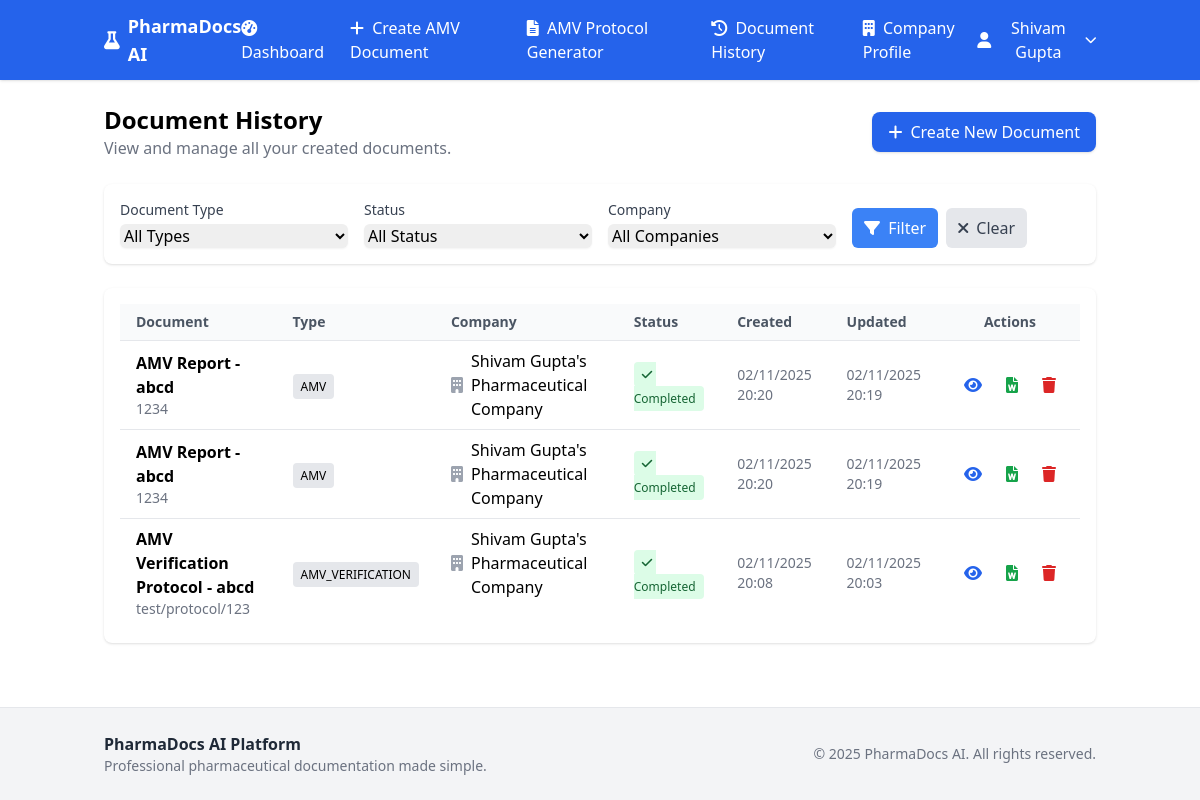
Page /dashboard/documents (signed in) on the earlier database version.
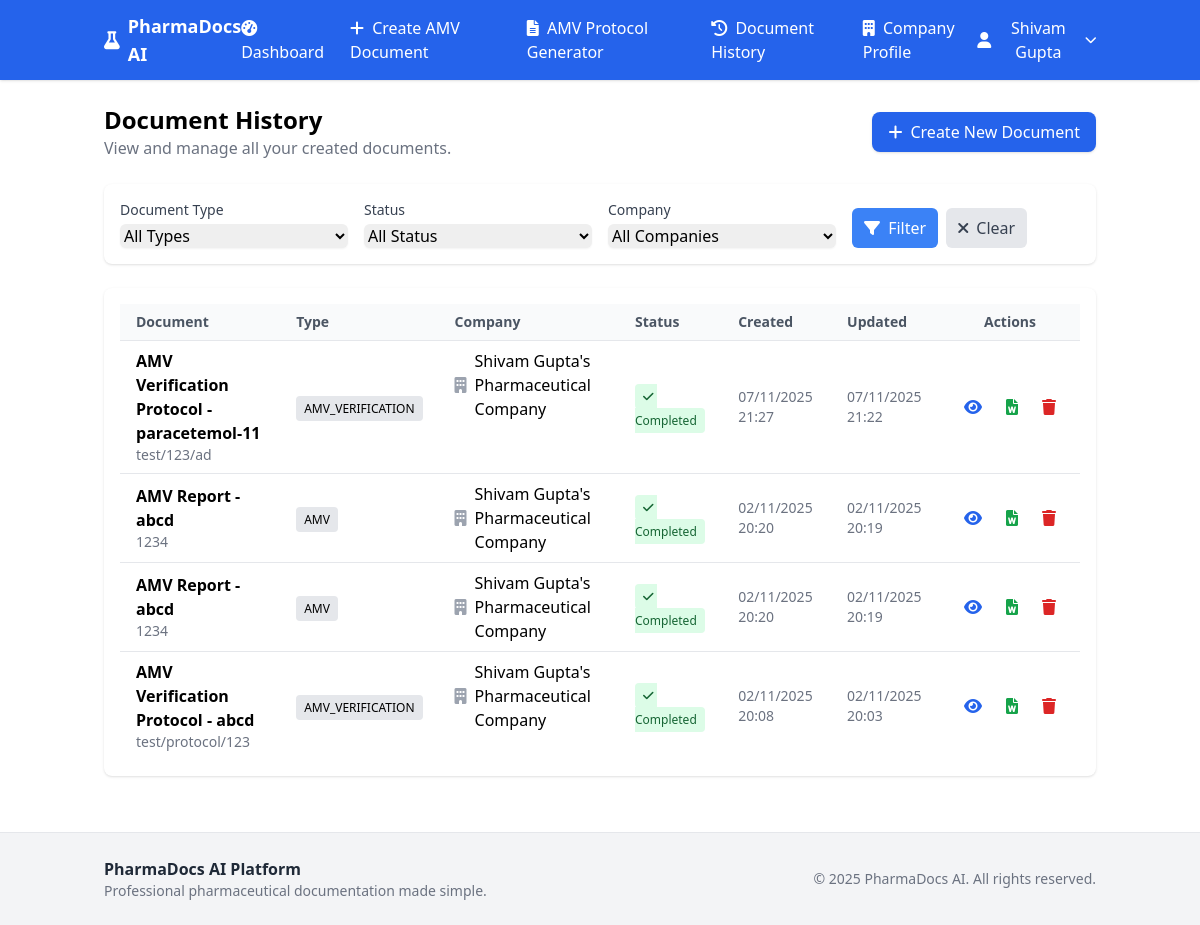
Same page on the later database version.
### models.py (models this page shows, shortened)
class User(db.Model):
    __tablename__ = 'users'
    id: Mapped[int] = mapped_column(Integer, primary_key=True)
    firebase_uid: Mapped[str] = mapped_column(String(128), unique=True, nullable=False)
    email: Mapped[str] = mapped_column(String(120), unique=True, nullable=False)
    name: Mapped[str] = mapped_column(String(100), nullable=False)
    is_admin: Mapped[bool] = mapped_column(Boolean, default=False)
    created_at: Mapped[datetime] = mapped_column(DateTime, default=datetime.now)
    last_login: Mapped[datetime] = mapped_column(DateTime, nullable=True)
    password_hash: Mapped[str] = mapped_column(String(255), nullable=True, default="")
    companies: Mapped[List["Company"]] = relationship("Company", back_populates="user")
    documents: Mapped[List["Document"]] = relationship("Document", back_populates="user")
    activity_logs: Mapped[List["ActivityLog"]] = relationship("ActivityLog", back_populates="user")

class Document(db.Model):
    __tablename__ = 'documents'
    id: Mapped[int] = mapped_column(Integer, primary_key=True)
    user_id: Mapped[int] = mapped_column(Integer, ForeignKey('users.id'), nullable=False)
    company_id: Mapped[int] = mapped_column(Integer, ForeignKey('companies.id'), nullable=False)
    document_type: Mapped[str] = mapped_column(String(50), nullable=False)  # AMV, PV, Stability, etc.
    document_number: Mapped[str] = mapped_column(String(100), nullable=True)
    title: Mapped[str] = mapped_column(String(300), nullable=False)
    status: Mapped[str] = mapped_column(String(20), default='draft')  # draft, generated, completed
    stp_file_url: Mapped[str] = mapped_column(String(500), nullable=True)
    raw_data_url: Mapped[str] = mapped_column(String(500), nullable=True)
    method_analysis_file_url: Mapped[str] = mapped_column(String(500), nullable=True)  # Added for AMV
    generated_doc_url: Mapped[str] = mapped_column(String(500), nullable=True)
    generated_excel_url: Mapped[str] = mapped_column(String(500), nullable=True)
    document_metadata: Mapped[str] = mapped_column(Text, nullable=True)  # JSON string for additional data
    created_at: Mapped[datetime] = mapped_column(DateTime, default=datetime.now())
    updated_at: Mapped[datetime] = mapped_column(DateTime, default=datetime.now(), onupdate=datetime.now())
    user: Mapped["User"] = relationship("User", back_populates="documents")
    company: Mapped["Company"] = relationship("Company", back_populates="documents")
    amv_details: Mapped["AMVDocument"] = relationship("AMVDocument", back_populates="document", uselist=False)
    amv_verification_details: Mapped["AMVVerificationDocument"] = relationship("AMVVerificationDocument", back_populates="document", uselist=False)

class Company(db.Model):
    __tablename__ = 'companies'
    id: Mapped[int] = mapped_column(Integer, primary_key=True)
    user_id: Mapped[int] = mapped_column(Integer, ForeignKey('users.id'), nullable=False)
    name: Mapped[str] = mapped_column(String(200), nullable=False)
    address: Mapped[str] = mapped_column(Text, nullable=True)
    logo_url: Mapped[str] = mapped_column(String(500), nullable=True)
    created_at: Mapped[datetime] = mapped_column(DateTime, default=datetime.utcnow)
    glass_materials: Mapped[str] = mapped_column(Text, nullable=True) # JSON string for glass materials
    user: Mapped["User"] = relationship("User", back_populates="companies")
    sub_brands: Mapped[List["SubBrand"]] = relationship("SubBrand", back_populates="company")
    documents: Mapped[List["Document"]] = relationship("Document", back_populates="company")
    equipment_list: Mapped[List["Equipment"]] = relationship("Equipment", back_populates="company")
    glass_materials_list: Mapped[List["GlassMaterial"]] = relationship("GlassMaterial", back_populates="company")
    other_materials_list: Mapped[List["OtherMaterial"]] = relationship("OtherMaterial", back_populates="company")
    reagents_list: Mapped[List["Reagent"]] = relationship("Reagent", back_populates="company")
    reference_products_list: Mapped[List["ReferenceProduct"]] = relationship("ReferenceProduct", back_populates="company")

### app_routes/dashboard.py (the view)
@bp.route('/documents')
def document_history():
    if 'user_id' not in session:
        return redirect(url_for('auth.login'))
    user = User.query.get(session['user_id'])
    page = request.args.get('page', 1, type=int)
    per_page = 10
    documents = Document.query.filter_by(user_id=user.id)\
                             .order_by(desc(Document.updated_at))\
                             .paginate(page=page, per_page=per_page, error_out=False)
    companies = Company.query.filter_by(user_id=user.id).all()
    return render_template('document_history.html',
                         user=user,
                         documents=documents,
                         companies=companies)

### app.py (called while the page is built)
@app.context_processor
def utility_processor():
    return {
        'get_amv_documents_count': get_amv_documents_count,
        'get_amv_verification_count': get_amv_verification_count
    }

### templates/document_history.html (shortened to what this page needs)
{% extends "base.html" %}
{% block content %}
<div class="container mx-auto px-4 py-6">
  <div class="flex items-center justify-between mb-6">
    <div>
      <h1 class="text-2xl font-bold">Document History</h1>
      <p class="text-gray-500">View and manage all your created documents.</p>
    </div>
    <a href="{{ url_for('documents.create_document') }}"
       class="inline-flex items-center px-4 py-2 bg-blue-600 text-white rounded-lg shadow hover:bg-blue-700">
      <i class="fas fa-plus mr-2"></i> Create New Document
    </a>
  </div>
  <div class="bg-white shadow rounded-lg p-4 mb-6">
    <form method="GET" class="grid grid-cols-1 md:grid-cols-4 gap-4">
      <div>
        <label for="filterType" class="block text-sm font-medium text-gray-700">Document Type</label>
        <select id="filterType" name="type" class="mt-1 block w-full rounded-md border-gray-300 shadow-sm focus:ring-blue-500 focus:border-blue-500">
          <option value="">All Types</option>
        </select>
      </div>
      <div>
        <label for="filterStatus" class="block text-sm font-medium text-gray-700">Status</label>
        <select id="filterStatus" name="status" class="mt-1 block w-full rounded-md border-gray-300 shadow-sm focus:ring-blue-500 focus:border-blue-500">
          <option value="">All Status</option>
        </select>
      </div>
      <div>
        <label for="filterCompany" class="block text-sm font-medium text-gray-700">Company</label>
        <select id="filterCompany" name="company" class="mt-1 block w-full rounded-md border-gray-300 shadow-sm focus:ring-blue-500 focus:border-blue-500">
          <option value="">All Companies</option>
        </select>
      </div>
      <div class="flex items-end gap-2">
        <button type="submit" class="px-3 py-2 bg-blue-500 text-white rounded-md hover:bg-blue-600">
          <i class="fas fa-filter mr-1"></i> Filter
        </button>
        <a href="{{ url_for('dashboard.document_history') }}"
           class="px-3 py-2 bg-gray-200 text-gray-700 rounded-md hover:bg-gray-300">
          <i class="fas fa-times mr-1"></i> Clear
        </a>
      </div>
    </form>
  </div>
  <div class="bg-white shadow rounded-lg">
    <div class="p-4">
      {% if documents.items %}
        <div class="overflow-x-auto">
          <table class="min-w-full divide-y divide-gray-200">
            <thead class="bg-gray-50">
              <tr>
                <th class="px-4 py-2 text-left text-sm font-semibold text-gray-600">Document</th>
                <th class="px-4 py-2 text-left text-sm font-semibold text-gray-600">Type</th>
                <th class="px-4 py-2 text-left text-sm font-semibold text-gray-600">Company</th>
                <th class="px-4 py-2 text-left text-sm font-semibold text-gray-600">Status</th>
                <th class="px-4 py-2 text-left text-sm font-semibold text-gray-600">Created</th>
                <th class="px-4 py-2 text-left text-sm font-semibold text-gray-600">Updated</th>
                <th class="px-4 py-2 text-center text-sm font-semibold text-gray-600">Actions</th>
              </tr>
            </thead>
            <tbody class="divide-y divide-gray-200">
              {% for doc in documents.items %}
                <tr>
                  <td class="px-4 py-2">
                    <div class="font-semibold">{{ doc.title }}</div>
                    {% if doc.document_number %}<div class="text-sm text-gray-500">{{ doc.document_number }}</div>{% endif %}
                  </td>
                  <td class="px-4 py-2">
                    <span class="px-2 py-1 text-xs rounded bg-gray-200">{{ doc.document_type }}</span>
                  </td>
                  <td class="px-4 py-2 flex items-center">
                    {% if doc.company.logo_url %}
                      <img src="{{ doc.company.logo_url }}" alt="Logo" class="h-6 w-6 rounded-full mr-2">
                    {% else %}
                      <i class="fas fa-building text-gray-400 mr-2"></i>
                    {% endif %}
                    <span>{{ doc.company.name }}</span>
                  </td>
                  <td class="px-4 py-2">
                    {% if doc.status == 'completed' %}
                      <span class="px-2 py-1 text-xs rounded bg-green-100 text-green-800"><i class="fas fa-check mr-1"></i>Completed</span>
                    {% elif doc.status == 'generated' %}
                      <span class="px-2 py-1 text-xs rounded bg-blue-100 text-blue-800"><i class="fas fa-file-export mr-1"></i>Generated</span>
                    {% else %}
                      <span class="px-2 py-1 text-xs rounded bg-yellow-100 text-yellow-800"><i class="fas fa-edit mr-1"></i>Draft</span>
                    {% endif %}
                  </td>
                  <td class="px-4 py-2 text-sm text-gray-500">{{ doc.created_at.strftime("%d/%m/%Y %H:%M") }}</td>
                  <td class="px-4 py-2 text-sm text-gray-500">{{ doc.updated_at.strftime("%d/%m/%Y %H:%M") }}</td>
                  <td class="px-4 py-2 text-center">
                    <div class="flex justify-center space-x-2">
                      <a href="{{ url_for('documents.view_document', document_id=doc.id) }}" class="p-2 text-blue-600 hover:bg-blue-50 rounded" title="View">
                        <i class="fas fa-eye"></i>
                      </a>
                      {% if doc.generated_doc_url %}
                        <a href="{{ url_for('documents.download_document', document_id=doc.id, file_type='doc') }}" class="p-2 text-green-600 hover:bg-green-50 rounded" title="Download Word">
                          <i class="fas fa-file-word"></i>
                        </a>
                      {% endif %}
                      <button onclick="deleteDocument('{{ doc.id }}')" class="p-2 text-red-600 hover:bg-red-50 rounded" title="Delete">
                        <i class="fas fa-trash"></i>
                      </button>
                    </div>
                  </td>
                </tr>
              {% endfor %}
            </tbody>
          </table>
        </div>
      {% endif %}
    </div>
  </div>
</div>
{% endblock %}

### templates/base.html (shortened to what this page needs)
<!DOCTYPE html>
<html lang="en">
  <head>
    <script src="https://cdn.tailwindcss.com"></script>
    <link href="https://cdnjs.cloudflare.com/ajax/libs/font-awesome/6.0.0/css/all.min.css"
          rel="stylesheet">
  </head>
  <body class="flex flex-col min-h-screen {% block body_class %}{% endblock %}">
    {% if session.user_id %}
      <nav class="bg-primary text-white shadow">
        <div class="container mx-auto px-4 py-3 flex justify-between items-center">
          <a href="{{ url_for('dashboard.user_dashboard') }}" class="flex items-center space-x-2 font-semibold text-lg">
            <i class="fas fa-flask"></i>
            <span>PharmaDocs AI</span>
          </a>
          <div class="space-x-6 hidden md:flex">
            <a href="{{ url_for('dashboard.user_dashboard') }}" class="hover:text-gray-200">
              <i class="fas fa-tachometer-alt mr-1"></i> Dashboard
            </a>
            <a href="{{ url_for('amv_bp.create_amv_form') }}" class="hover:text-gray-200">
              <i class="fas fa-plus mr-1"></i> Create AMV Document
            </a>
            <a href="{{ url_for('amv_bp.amv_verification_protocol_page') }}" class="hover:text-gray-200">
              <i class="fas fa-file-alt mr-1"></i> AMV Protocol Generator
            </a>
            <a href="{{ url_for('dashboard.document_history') }}" class="hover:text-gray-200">
              <i class="fas fa-history mr-1"></i> Document History
            </a>
            <a href="{{ url_for('company.company_profile') }}" class="hover:text-gray-200">
              <i class="fas fa-building mr-1"></i> Company Profile
            </a>
          </div>
          <div class="relative" x-data="{ open: false }" @click.outside="open = false">
            <button @click="open = !open"
                    class="flex items-center space-x-2 focus:outline-none">
              <i class="fas fa-user"></i>
              <span>{{ user.name if user else 'User' }}</span>
              <i class="fas fa-chevron-down text-xs transition-transform"
                :class="open ? 'rotate-180' : ''"></i>
            </button>
          </div>
        </div>
      </nav>
    {% endif %}
    <main class="flex-grow">
      {% block content %}{% endblock %}
    </main>
    <footer class="bg-gray-100 mt-8 py-6 border-t">
      <div class="container mx-auto px-4 flex flex-col md:flex-row justify-between items-center">
        <div class="text-center md:text-left mb-4 md:mb-0">
          <h5 class="font-semibold text-gray-800">PharmaDocs AI Platform</h5>
          <p class="text-gray-500 text-sm">Professional pharmaceutical documentation made simple.</p>
        </div>
        <div class="text-gray-500 text-sm">
          &copy; 2025 PharmaDocs AI. All rights reserved.
        </div>
      </div>
    </footer>
  </body>
</html>

Differences in the rows shown:
added Document: title "AMV Verification Protocol - paracetemol-11", document_number "test/123/ad", document_type "AMV_VERIFICATION", company.name "Shivam Gupta's Pharmaceutical Company", status "completed" (drawn), created_at "07/11/2025 21:27", updated_at "07/11/2025 21:22"
